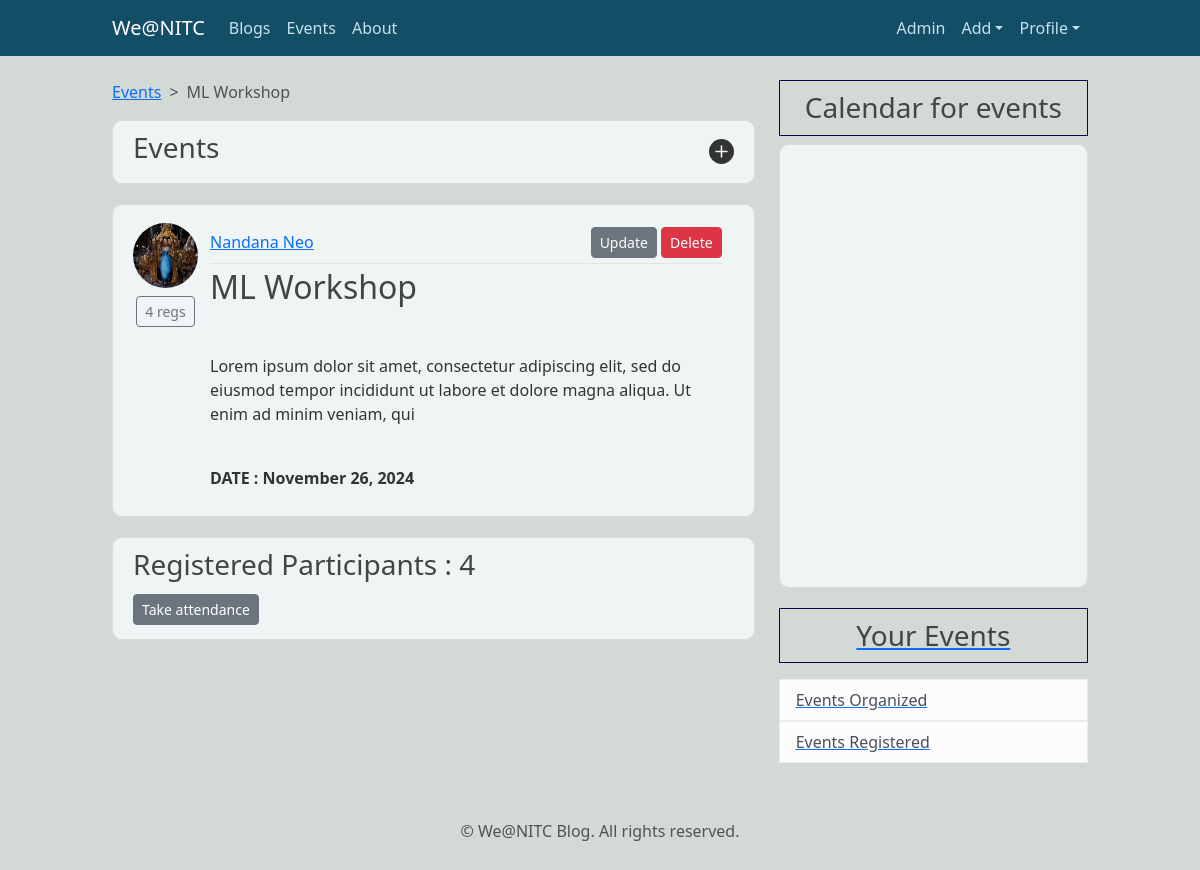
Page /events/event/3/ (signed in) on the earlier database version.
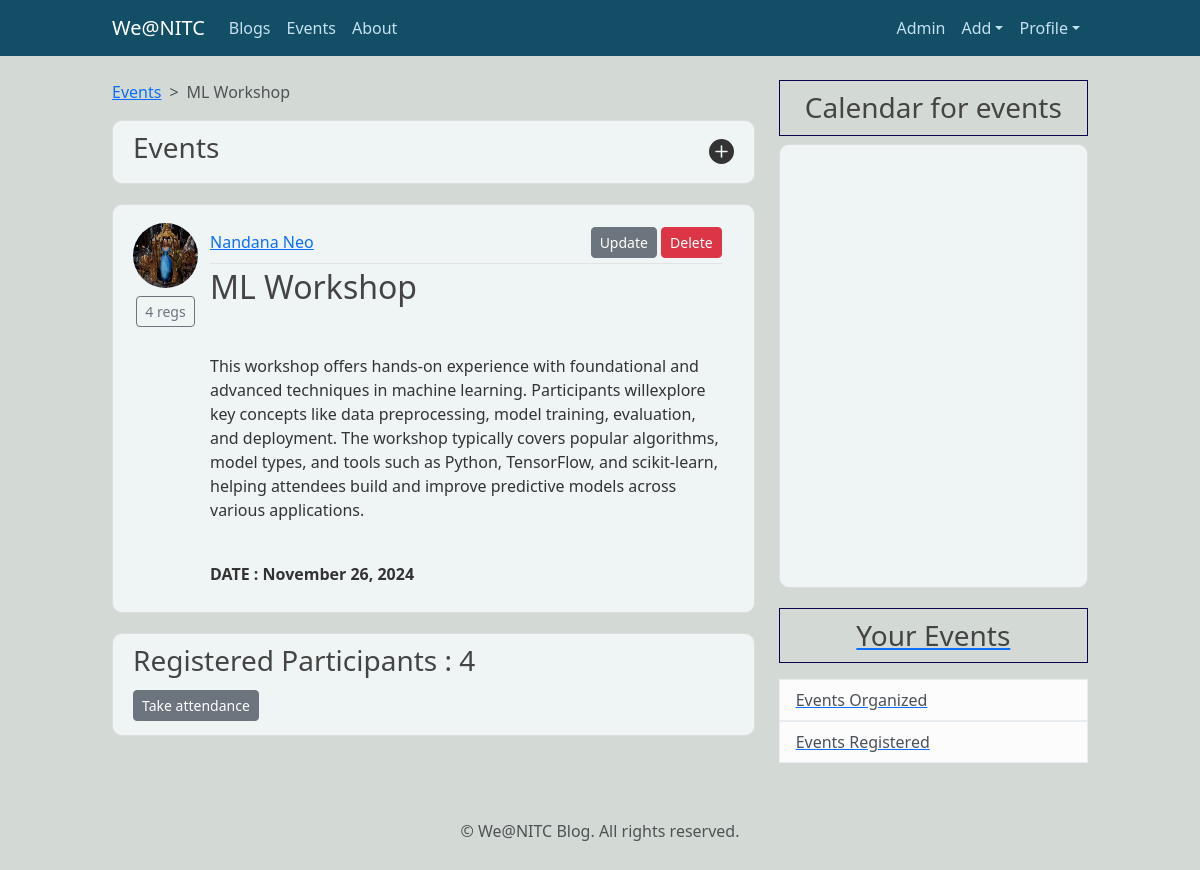
Same page on the later database version.
### events/models.py (models this page shows, shortened)
class Event(models.Model):
    name = models.CharField(max_length=255)
    description = CKEditor5Field(null = True,blank=True, config_name='extends')
    date = models.DateField()
    organizer = models.ForeignKey(User, on_delete=models.CASCADE, related_name="organized_events")

### users/models.py (models this page shows, shortened)
class Profile(models.Model):
    user=models.OneToOneField(User,on_delete=models.CASCADE)
    image= models.ImageField(default='default.jpg', upload_to='profile_pics')
    about= CKEditor5Field(null = True,default= 'Hi There', config_name='extends')

### events/views.py (the view)
# urls.py: path('event/<int:pk>/',views.EventDetailView.as_view(),name='event-detail'),
class EventDetailView(LoginRequiredMixin,DetailView):
    model = Event
    def get_context_data(self, **kwargs):
        context = super().get_context_data(**kwargs)
        reg = False
        if self.request.user.is_authenticated:
            if self.object.participants.filter(user=self.request.user).exists():
                reg = True
        context['reg'] = reg
        context['cal'] = "events"
        return context

### events/templates/events/event_detail.html (shortened to what this page needs)
{% extends "blog/base.html"%}
{% block content%}
<nav style="--bs-breadcrumb-divider: '>';" aria-label="breadcrumb">
    <ol class="breadcrumb">
        <li class="breadcrumb-item"><a href="{% url 'event-list' %}">Events</a></li>
        <li class="breadcrumb-item active" aria-current="page">{{ object.name }}</li>
    </ol>
</nav>
<article class="media content-section d-flex justify-content-between align-items-center" >
    <h3 class="d-flex align-items-center">
      Events
    </h3>
    <a href="{% url 'event-create' %}" class="ml-2 text-decoration-none" style="color: inherit;">
      <svg xmlns="http://www.w3.org/2000/svg" width="25" height="25" fill="currentColor" class="bi bi-plus-circle-fill right" viewBox="0 0 16 16">
        <path d="M16 8A8 8 0 1 1 0 8a8 8 0 0 1 16 0M8.5 4.5a.5.5 0 0 0-1 0v3h-3a.5.5 0 0 0 0 1h3v3a.5.5 0 0 0 1 0v-3h3a.5.5 0 0 0 0-1h-3z"/>
      </svg>
    </a>
  </article>
    <article class="media content-section d-flex align-items-start" >
      <div class="row w-100 mt-2">
            <div class="col-auto d-flex flex-column align-items-center">
                <a href="{% url 'user-events' object.organizer.username %}"><img class="rounded-circle article-img mb-2 " src="{{ object.organizer.profile.image.url }}" style="margin-right: 0%;"></a>
                <div class="btn btn-outline-secondary btn-sm"> {{object.participants.count}} regs</div>
            </div>
            <div class="col" style="padding: 0%;">
                <div class="media-body">
                    <div class="article-metadata d-flex justify-content-between align-items-center">
                        <a class="mr-2" href="{% url 'user-events' object.organizer.username %}">
                            {{ object.organizer.first_name }}
                        </a>
                        {% if object.organizer == user %}
                        <div>
                            <a href="{% url 'event-update' object.id %}" class="btn btn-secondary btn-sm mt-1 mb-1" > Update</a>
                            <a href="{% url 'event-delete' object.id %}" class="btn btn-danger btn-sm mt-1 mb-1" > Delete</a>
                        </div>
                        {% endif %}
                    </div>
                    <h2 class="article-title">{{ object.name }}</h2>
                    <p class="article-content">
                        {{ object.description|safe }}
                        <br>
                        <strong>
                        DATE : {{ object.date|date:"F d, Y" }}
                        </strong>
                    </p>
                    {% if user.is_authenticated %}
                        {% if user != object.organizer %}
                            {% if reg %}
                                <div class="text-muted"> You are already registered for this event</div>
                            {% else %}
                                <form action="{% url 'event-register' event.pk %}" method="post">
                                    {% csrf_token %}
                                    <button type="submit" class="btn btn-outline-info btn-outline-custom">Register</button>
                                </form>
                                <small class="text-muted"> Once registered, you cannot un-register!</small>
                            {% endif %}
                            </div>
                        </div>
                    </div>
                </article>
                        {% else %}
                            </div>
                        </div>
                    </div>
                </article>
                <article class="media content-section" >
                            <h3 class="article-content"> Registered Participants : {{ object.participants.count }}                          </h3>
                            <a href="{% url 'attendance' object.id %}" class="btn btn-secondary btn-sm mt-1 mb-1" > Take attendance </a>
                </article>
                        {% endif %}
                    {% endif %}
{% endblock content %}

Differences in the rows shown:
changed Event "ML Workshop": description "Lorem ipsum dolor sit amet, consectetur adipiscing elit, sed do eiusmod tempor incididunt ut labore et dolore magna aliqua. Ut enim ad minim veniam, qui" → "This workshop offers hands-on experience with foundational and advanced techniques in machine learning. Participants willexplore key concepts like data preprocessing, model training, evaluation, and deployment. The workshop typically covers popular algorithms, model types, and tools such as Python, TensorFlow, and scikit-learn, helping attendees build and improve predictive models across various applications."
